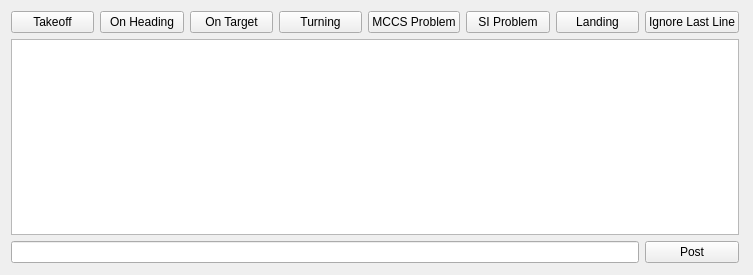
<?xml version="1.0" encoding="UTF-8"?>
<ui version="4.0">
 <class>Dialog</class>
 <widget class="QDialog" name="Dialog">
  <property name="geometry">
   <rect>
    <x>0</x>
    <y>0</y>
    <width>753</width>
    <height>275</height>
   </rect>
  </property>
  <property name="windowTitle">
   <string>Dialog</string>
  </property>
  <widget class="QWidget" name="">
   <property name="geometry">
    <rect>
     <x>11</x>
     <y>11</y>
     <width>728</width>
     <height>252</height>
    </rect>
   </property>
   <layout class="QGridLayout" name="gridLayout">
    <item row="0" column="0">
     <widget class="QPushButton" name="local_takeoff">
      <property name="text">
       <string>Takeoff</string>
      </property>
      <property name="autoDefault">
       <bool>false</bool>
      </property>
     </widget>
    </item>
    <item row="0" column="1">
     <widget class="QPushButton" name="local_on_heading">
      <property name="text">
       <string>On Heading</string>
      </property>
      <property name="autoDefault">
       <bool>false</bool>
      </property>
     </widget>
    </item>
    <item row="0" column="2">
     <widget class="QPushButton" name="local_on_target">
      <property name="text">
       <string>On Target</string>
      </property>
      <property name="autoDefault">
       <bool>false</bool>
      </property>
     </widget>
    </item>
    <item row="0" column="3">
     <widget class="QPushButton" name="local_turning">
      <property name="text">
       <string>Turning</string>
      </property>
      <property name="autoDefault">
       <bool>false</bool>
      </property>
     </widget>
    </item>
    <item row="0" column="4">
     <widget class="QPushButton" name="local_fault_mccs">
      <property name="text">
       <string>MCCS Problem</string>
      </property>
      <property name="autoDefault">
       <bool>false</bool>
      </property>
     </widget>
    </item>
    <item row="0" column="5">
     <widget class="QPushButton" name="local_fault_si">
      <property name="text">
       <string>SI Problem</string>
      </property>
      <property name="autoDefault">
       <bool>false</bool>
      </property>
     </widget>
    </item>
    <item row="0" column="6">
     <widget class="QPushButton" name="local_landing">
      <property name="text">
       <string>Landing</string>
      </property>
      <property name="autoDefault">
       <bool>false</bool>
      </property>
     </widget>
    </item>
    <item row="0" column="7">
     <widget class="QPushButton" name="local_ignore">
      <property name="text">
       <string>Ignore Last Line</string>
      </property>
      <property name="autoDefault">
       <bool>false</bool>
      </property>
     </widget>
    </item>
    <item row="2" column="7">
     <widget class="QPushButton" name="local_post">
      <property name="sizePolicy">
       <sizepolicy hsizetype="Minimum" vsizetype="Fixed">
        <horstretch>0</horstretch>
        <verstretch>0</verstretch>
       </sizepolicy>
      </property>
      <property name="text">
       <string>Post</string>
      </property>
      <property name="autoDefault">
       <bool>false</bool>
      </property>
     </widget>
    </item>
    <item row="1" column="0" colspan="8">
     <widget class="QTextEdit" name="local_display">
      <property name="sizePolicy">
       <sizepolicy hsizetype="Expanding" vsizetype="Preferred">
        <horstretch>0</horstretch>
        <verstretch>0</verstretch>
       </sizepolicy>
      </property>
      <property name="readOnly">
       <bool>true</bool>
      </property>
      <property name="html">
       <string>&lt;!DOCTYPE HTML PUBLIC &quot;-//W3C//DTD HTML 4.0//EN&quot; &quot;http://www.w3.org/TR/REC-html40/strict.dtd&quot;&gt;
&lt;html&gt;&lt;head&gt;&lt;meta name=&quot;qrichtext&quot; content=&quot;1&quot; /&gt;&lt;style type=&quot;text/css&quot;&gt;
p, li { white-space: pre-wrap; }
&lt;/style&gt;&lt;/head&gt;&lt;body style=&quot; font-family:'Sans Serif'; font-size:9pt; font-weight:400; font-style:normal;&quot;&gt;
&lt;p style=&quot;-qt-paragraph-type:empty; margin-top:0px; margin-bottom:0px; margin-left:0px; margin-right:0px; -qt-block-indent:0; text-indent:0px; font-family:'.Lucida Grande UI'; font-size:13pt;&quot;&gt;&lt;br /&gt;&lt;/p&gt;&lt;/body&gt;&lt;/html&gt;</string>
      </property>
     </widget>
    </item>
    <item row="2" column="0" colspan="7">
     <widget class="QLineEdit" name="local_input_line"/>
    </item>
   </layout>
  </widget>
 </widget>
 <resources/>
 <connections/>
</ui>
